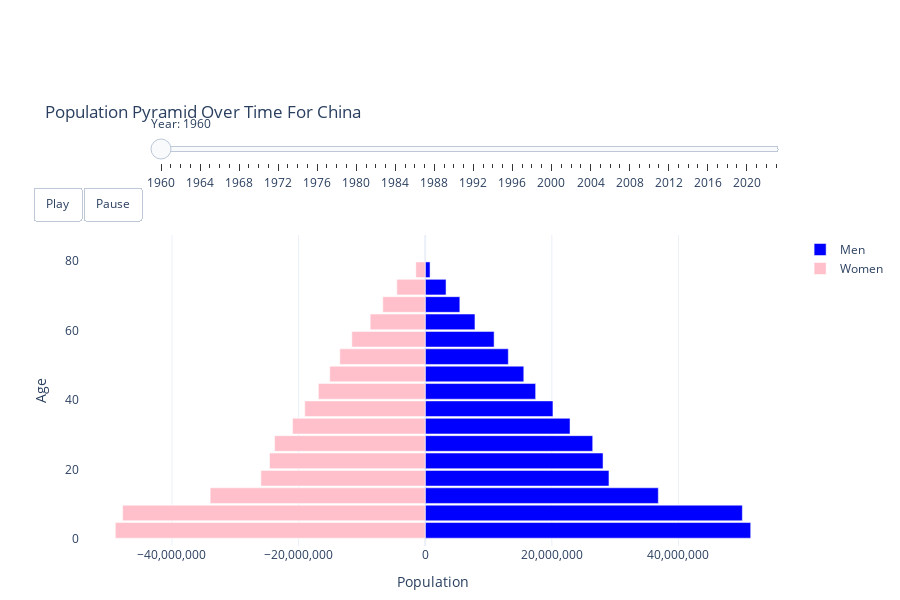

Source (notebook cell):
### Code cell
population_pyramid_slider(df)

### Figure 1 — Plotly figure (JSON) as saved in the notebook; plotly's stock layout.template omitted (floating-point values rounded to 4 significant figures)
{"data": [{"hoverinfo": "x+y", "marker": {"color": "blue"}, "name": "Men", "orientation": "h", "type": "bar", "x": [51420000.0, 50100000.0, 36820000.0, 29030000.0, 28090000.0, 26460000.0, 22870000.0, 20180000.0, 17450000.0, 15570000.0, 13130000.0, 10880000.0, 7859000.0, 5469000.0, 3290000.0, 764600.0], "y": [2.5, 7.5, 12.5, 17.5, 22.5, 27.5, 32.5, 37.5, 42.5, 47.5, 52.5, 57.5, 62.5, 67.5, 72.5, 77.5, 82.5]}, {"hoverinfo": "x+y", "marker": {"color": "pink"}, "name": "Women", "orientation": "h", "type": "bar", "x": [-48960000.0, -47800000.0, -33960000.0, -25960000.0, -24590000.0, -23790000.0, -20950000.0, -19030000.0, -16870000.0, -15080000.0, -13490000.0, -11590000.0, -8685000.0, -6700000.0, -4482000.0, -1486000.0], "y": [2.5, 7.5, 12.5, 17.5, 22.5, 27.5, 32.5, 37.5, 42.5, 47.5, 52.5, 57.5, 62.5, 67.5, 72.5, 77.5, 82.5]}], "layout": {"bargap": 0.1, "barmode": "overlay", "height": 600, "margin": {"b": 50, "t": 150}, "sliders": [{"active": 0, "currentvalue": {"font": {"size": 12}, "prefix": "Year: "}, "len": 0.9, "pad": {"b": 0, "t": 100}, "steps": [{"args": [["1960"], {"frame": {"duration": 300, "redraw": true}, "mode": "immediate"}], "label": "1960", "method": "animate"}, {"args": [["1961"], {"frame": {"duration": 300, "redraw": true}, "mode": "immediate"}], "label": "1961", "method": "animate"}, {"args": [["1962"], {"frame": {"duration": 300, "redraw": true}, "mode": "immediate"}], "label": "1962", "method": "animate"}, {"args": [["1963"], {"frame": {"duration": 300, "redraw": true}, "mode": "immediate"}], "label": "1963", "method": "animate"}, {"args": [["1964"], {"frame": {"duration": 300, "redraw": true}, "mode": "immediate"}], "label": "1964", "method": "animate"}, {"args": [["1965"], {"frame": {"duration": 300, "redraw": true}, "mode": "immediate"}], "label": "1965", "method": "animate"}, {"args": [["1966"], {"frame": {"duration": 300, "redraw": true}, "mode": "immediate"}], "label": "1966", "method": "animate"}, {"args": [["1967"], {"frame": {"duration": 300, "redraw": true}, "mode": "immediate"}], "label": "1967", "method": "animate"}, {"args": [["1968"], {"frame": {"duration": 300, "redraw": true}, "mode": "immediate"}], "label": "1968", "method": "animate"}, {"args": [["1969"], {"frame": {"duration": 300, "redraw": true}, "mode": "immediate"}], "label": "1969", "method": "animate"}, {"args": [["1970"], {"frame": {"duration": 300, "redraw": true}, "mode": "immediate"}], "label": "1970", "method": "animate"}, {"args": [["1971"], {"frame": {"duration": 300, "redraw": true}, "mode": "immediate"}], "label": "1971", "method": "animate"}, {"args": [["1972"], {"frame": {"duration": 300, "redraw": true}, "mode": "immediate"}], "label": "1972", "method": "animate"}, {"args": [["1973"], {"frame": {"duration": 300, "redraw": true}, "mode": "immediate"}], "label": "1973", "method": "animate"}, {"args": [["1974"], {"frame": {"duration": 300, "redraw": true}, "mode": "immediate"}], "label": "1974", "method": "animate"}, {"args": [["1975"], {"frame": {"duration": 300, "redraw": true}, "mode": "immediate"}], "label": "1975", "method": "animate"}, {"args": [["1976"], {"frame": {"duration": 300, "redraw": true}, "mode": "immediate"}], "label": "1976", "method": "animate"}, {"args": [["1977"], {"frame": {"duration": 300, "redraw": true}, "mode": "immediate"}], "label": "1977", "method": "animate"}, {"args": [["1978"], {"frame": {"duration": 300, "redraw": true}, "mode": "immediate"}], "label": "1978", "method": "animate"}, {"args": [["1979"], {"frame": {"duration": 300, "redraw": true}, "mode": "immediate"}], "label": "1979", "method": "animate"}, {"args": [["1980"], {"frame": {"duration": 300, "redraw": true}, "mode": "immediate"}], "label": "1980", "method": "animate"}, {"args": [["1981"], {"frame": {"duration": 300, "redraw": true}, "mode": "immediate"}], "label": "1981", "method": "animate"}, {"args": [["1982"], {"frame": {"duration": 300, "redraw": true}, "mode": "immediate"}], "label": "1982", "method": "animate"}, {"args": [["1983"], {"frame": {"duration": 300, "redraw": true}, "mode": "immediate"}], "label": "1983", "method": "animate"}, {"args": [["1984"], {"frame": {"duration": 300, "redraw": true}, "mode": "immediate"}], "label": "1984", "method": "animate"}, {"args": [["1985"], {"frame": {"duration": 300, "redraw": true}, "mode": "immediate"}], "label": "1985", "method": "animate"}, {"args": [["1986"], {"frame": {"duration": 300, "redraw": true}, "mode": "immediate"}], "label": "1986", "method": "animate"}, {"args": [["1987"], {"frame": {"duration": 300, "redraw": true}, "mode": "immediate"}], "label": "1987", "method": "animate"}, {"args": [["1988"], {"frame": {"duration": 300, "redraw": true}, "mode": "immediate"}], "label": "1988", "method": "animate"}, {"args": [["1989"], {"frame": {"duration": 300, "redraw": true}, "mode": "immediate"}], "label": "1989", "method": "animate"}, {"args": [["1990"], {"frame": {"duration": 300, "redraw": true}, "mode": "immediate"}], "label": "1990", "method": "animate"}, {"args": [["1991"], {"frame": {"duration": 300, "redraw": true}, "mode": "immediate"}], "label": "1991", "method": "animate"}, {"args": [["1992"], {"frame": {"duration": 300, "redraw": true}, "mode": "immediate"}], "label": "1992", "method": "animate"}, {"args": [["1993"], {"frame": {"duration": 300, "redraw": true}, "mode": "immediate"}], "label": "1993", "method": "animate"}, {"args": [["1994"], {"frame": {"duration": 300, "redraw": true}, "mode": "immediate"}], "label": "1994", "method": "animate"}, {"args": [["1995"], {"frame": {"duration": 300, "redraw": true}, "mode": "immediate"}], "label": "1995", "method": "animate"}, {"args": [["1996"], {"frame": {"duration": 300, "redraw": true}, "mode": "immediate"}], "label": "1996", "method": "animate"}, {"args": [["1997"], {"frame": {"duration": 300, "redraw": true}, "mode": "immediate"}], "label": "1997", "method": "animate"}, {"args": [["1998"], {"frame": {"duration": 300, "redraw": true}, "mode": "immediate"}], "label": "1998", "method": "animate"}, {"args": [["1999"], {"frame": {"duration": 300, "redraw": true}, "mode": "immediate"}], "label": "1999", "method": "animate"}, {"args": [["2000"], {"frame": {"duration": 300, "redraw": true}, "mode": "immediate"}], "label": "2000", "method": "animate"}, {"args": [["2001"], {"frame": {"duration": 300, "redraw": true}, "mode": "immediate"}], "label": "2001", "method": "animate"}, {"args": [["2002"], {"frame": {"duration": 300, "redraw": true}, "mode": "immediate"}], "label": "2002", "method": "animate"}, {"args": [["2003"], {"frame": {"duration": 300, "redraw": true}, "mode": "immediate"}], "label": "2003", "method": "animate"}, {"args": [["2004"], {"frame": {"duration": 300, "redraw": true}, "mode": "immediate"}], "label": "2004", "method": "animate"}, {"args": [["2005"], {"frame": {"duration": 300, "redraw": true}, "mode": "immediate"}], "label": "2005", "method": "animate"}, {"args": [["2006"], {"frame": {"duration": 300, "redraw": true}, "mode": "immediate"}], "label": "2006", "method": "animate"}, {"args": [["2007"], {"frame": {"duration": 300, "redraw": true}, "mode": "immediate"}], "label": "2007", "method": "animate"}, {"args": [["2008"], {"frame": {"duration": 300, "redraw": true}, "mode": "immediate"}], "label": "2008", "method": "animate"}, {"args": [["2009"], {"frame": {"duration": 300, "redraw": true}, "mode": "immediate"}], "label": "2009", "method": "animate"}, {"args": [["2010"], {"frame": {"duration": 300, "redraw": true}, "mode": "immediate"}], "label": "2010", "method": "animate"}, {"args": [["2011"], {"frame": {"duration": 300, "redraw": true}, "mode": "immediate"}], "label": "2011", "method": "animate"}, {"args": [["2012"], {"frame": {"duration": 300, "redraw": true}, "mode": "immediate"}], "label": "2012", "method": "animate"}, {"args": [["2013"], {"frame": {"duration": 300, "redraw": true}, "mode": "immediate"}], "label": "2013", "method": "animate"}, {"args": [["2014"], {"frame": {"duration": 300, "redraw": true}, "mode": "immediate"}], "label": "2014", "method": "animate"}, {"args": [["2015"], {"frame": {"duration": 300, "redraw": true}, "mode": "immediate"}], "label": "2015", "method": "animate"}, {"args": [["2016"], {"frame": {"duration": 300, "redraw": true}, "mode": "immediate"}], "label": "2016", "method": "animate"}, {"args": [["2017"], {"frame": {"duration": 300, "redraw": true}, "mode": "immediate"}], "label": "2017", "method": "animate"}, {"args": [["2018"], {"frame": {"duration": 300, "redraw": true}, "mode": "immediate"}], "label": "2018", "method": "animate"}, {"args": [["2019"], {"frame": {"duration": 300, "redraw": true}, "mode": "immediate"}], "label": "2019", "method": "animate"}, {"args": [["2020"], {"frame": {"duration": 300, "redraw": true}, "mode": "immediate"}], "label": "2020", "method": "animate"}, {"args": [["2021"], {"frame": {"duration": 300, "redraw": true}, "mode": "immediate"}], "label": "2021", "method": "animate"}, {"args": [["2022"], {"frame": {"duration": 300, "redraw": true}, "mode": "immediate"}], "label": "2022", "method": "animate"}, {"args": [["2023"], {"frame": {"duration": 300, "redraw": true}, "mode": "immediate"}], "label": "2023", "method": "animate"}], "x": 0.1, "xanchor": "left", "y": 1.15, "yanchor": "bottom"}], "title": {"text": "Population Pyramid Over Time For China"}, "updatemenus": [{"buttons": [{"args": [null, {"frame": {"duration": 500, "redraw": true}, "fromcurrent": true}], "label": "Play", "method": "animate"}, {"args": [[null], {"frame": {"duration": 0, "redraw": true}, "mode": "immediate", "transition": {"duration": 0}}], "label": "Pause", "method": "animate"}], "direction": "left", "pad": {"r": 10, "t": 30}, "showactive": false, "type": "buttons", "x": 0.1, "xanchor": "right", "y": 1.25, "yanchor": "top"}], "xaxis": {"showgrid": true, "tickformat": ",", "title": {"text": "Population"}}, "yaxis": {"range": [-2, 87.5], "title": {"text": "Age"}}}}
